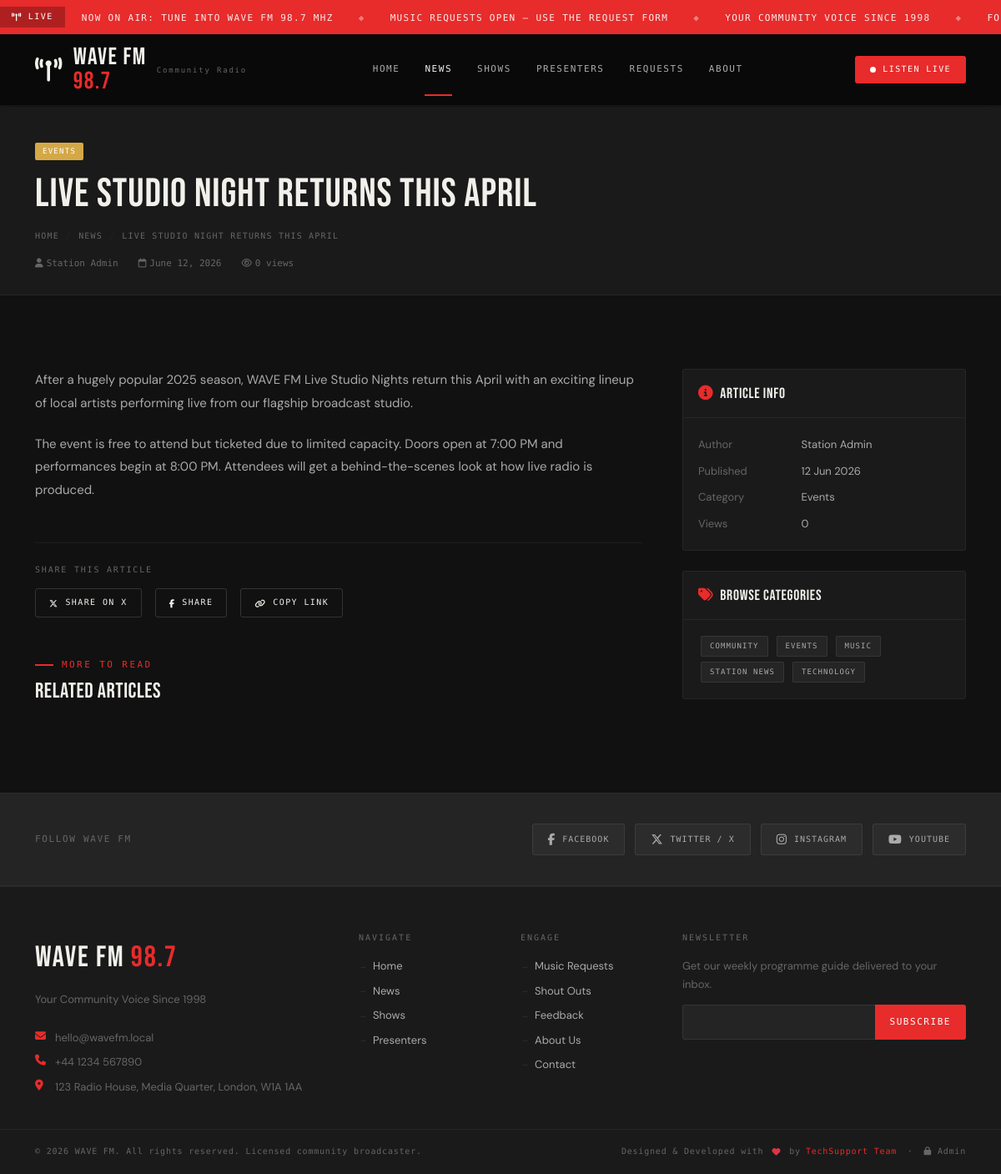
Screenshot of /news/live-studio-night-april with the database file from the repository.
### tables this page shows
CREATE TABLE `settings` (
  `id`          INT UNSIGNED AUTO_INCREMENT PRIMARY KEY,
  `setting_key` VARCHAR(80)  NOT NULL UNIQUE,
  `setting_val` TEXT         NOT NULL,
  `label`       VARCHAR(120) NOT NULL,
  `group_name`  VARCHAR(60)  NOT NULL DEFAULT 'general',
  `updated_at`  TIMESTAMP    NOT NULL DEFAULT CURRENT_TIMESTAMP ON UPDATE CURRENT_TIMESTAMP
);

CREATE TABLE `news` (
  `id`           INT UNSIGNED AUTO_INCREMENT PRIMARY KEY,
  `category_id`  INT UNSIGNED NOT NULL,
  `author_id`    INT UNSIGNED NOT NULL,
  `title`        VARCHAR(255) NOT NULL,
  `slug`         VARCHAR(255) NOT NULL UNIQUE,
  `excerpt`      TEXT         NOT NULL,
  `body`         LONGTEXT     NOT NULL,
  `image`        VARCHAR(255) DEFAULT NULL,
  `status`       ENUM('published','draft','archived') NOT NULL DEFAULT 'draft',
  `featured`     TINYINT(1)   NOT NULL DEFAULT 0,
  `views`        INT UNSIGNED NOT NULL DEFAULT 0,
  `published_at` DATETIME     DEFAULT NULL,
  `created_at`   TIMESTAMP    NOT NULL DEFAULT CURRENT_TIMESTAMP,
  `updated_at`   TIMESTAMP    NOT NULL DEFAULT CURRENT_TIMESTAMP ON UPDATE CURRENT_TIMESTAMP,
  FOREIGN KEY (`category_id`) REFERENCES `categories`(`id`) ON DELETE RESTRICT,
  FOREIGN KEY (`author_id`)   REFERENCES `users`(`id`)       ON DELETE RESTRICT,
  INDEX `idx_status`     (`status`),
  INDEX `idx_published`  (`published_at`),
  INDEX `idx_featured`   (`featured`)
);

CREATE TABLE `categories` (
  `id`          INT UNSIGNED AUTO_INCREMENT PRIMARY KEY,
  `name`        VARCHAR(80)  NOT NULL,
  `slug`        VARCHAR(80)  NOT NULL UNIQUE,
  `color`       VARCHAR(7)   NOT NULL DEFAULT '#E82B2B',
  `created_at`  TIMESTAMP    NOT NULL DEFAULT CURRENT_TIMESTAMP
);

CREATE TABLE `users` (
  `id`           INT UNSIGNED AUTO_INCREMENT PRIMARY KEY,
  `username`     VARCHAR(60)  NOT NULL UNIQUE,
  `email`        VARCHAR(120) NOT NULL UNIQUE,
  `password`     VARCHAR(255) NOT NULL,
  `full_name`    VARCHAR(120) NOT NULL,
  `role`         ENUM('superadmin','admin','editor') NOT NULL DEFAULT 'editor',
  `avatar`       VARCHAR(255) DEFAULT NULL,
  `is_active`    TINYINT(1)   NOT NULL DEFAULT 1,
  `last_login`   DATETIME     DEFAULT NULL,
  `login_token`  VARCHAR(64)  DEFAULT NULL,
  `token_expiry` DATETIME     DEFAULT NULL,
  `created_at`   TIMESTAMP    NOT NULL DEFAULT CURRENT_TIMESTAMP,
  `updated_at`   TIMESTAMP    NOT NULL DEFAULT CURRENT_TIMESTAMP ON UPDATE CURRENT_TIMESTAMP
);

### app/views/news/article.php (the view, shortened to what the rows shown need)
<div class="page-header">
  <div class="container">
    <span class="card-cat d-inline-block mb-3" style="background:<?= htmlspecialchars($article['category_color']) ?>;position:static">
      <?= htmlspecialchars($article['category_name']) ?>
    </span>
    <h1 style="font-size:clamp(2rem,4vw,3.5rem);max-width:800px;line-height:1.05">
      <?= htmlspecialchars($article['title']) ?>
    </h1>
    <div class="breadcrumb-row mt-3">
      <a href="<?= BASE_URL ?>">Home</a><span class="sep">/</span>
      <a href="<?= BASE_URL ?>news">News</a><span class="sep">/</span>
      <span><?= htmlspecialchars(mb_strimwidth($article['title'],0,40,'…')) ?></span>
    </div>
    <div class="d-flex align-items-center gap-4 mt-3" style="font-family:var(--font-mono);font-size:11px;color:var(--muted)">
      <span><i class="fas fa-user me-1"></i><?= htmlspecialchars($article['author_name']) ?></span>
      <span><i class="far fa-calendar me-1"></i><?= date('F j, Y', strtotime($article['published_at'])) ?></span>
      <span><i class="far fa-eye me-1"></i><?= number_format($article['views']) ?> views</span>
    </div>
  </div>
</div>
<section class="section section-dark">
  <div class="container">
    <div class="row g-5">
      <div class="col-lg-8">
        <div class="article-body" style="color:var(--light);font-size:15px;line-height:1.85">
          <?= $article['body']  ?>
        </div>
        <div class="mt-5 pt-4" style="border-top:1px solid rgba(255,255,255,0.05)">
          <div style="font-family:var(--font-mono);font-size:10px;letter-spacing:0.18em;text-transform:uppercase;color:var(--muted);margin-bottom:14px">Share this article</div>
          <div class="d-flex gap-3 flex-wrap">
            <a href="https://twitter.com/intent/tweet?url=<?= urlencode(BASE_URL.'news/'.$article['slug']) ?>&text=<?= urlencode($article['title']) ?>"
               target="_blank" rel="noopener" class="btn-outline" style="font-size:10px;padding:8px 16px">
              <i class="fab fa-x-twitter"></i> Share on X
            </a>
            <a href="https://www.facebook.com/sharer/sharer.php?u=<?= urlencode(BASE_URL.'news/'.$article['slug']) ?>"
               target="_blank" rel="noopener" class="btn-outline" style="font-size:10px;padding:8px 16px">
              <i class="fab fa-facebook-f"></i> Share
            </a>
            <button class="btn-outline" style="font-size:10px;padding:8px 16px"
                    onclick="navigator.clipboard.writeText('<?= BASE_URL.'news/'.htmlspecialchars($article['slug']) ?>').then(()=>showToast('Link copied!','success'))">
              <i class="fas fa-link"></i> Copy Link
            </button>
          </div>
        </div>
        <?php if (!empty($related)): ?>
        <div class="mt-5">
          <div class="section-label">More to Read</div>
          <h3 style="font-size:1.6rem;margin-bottom:24px">Related Articles</h3>
        </div>
        <?php endif; ?>
      </div>
      <div class="col-lg-4">
        <div class="sidebar-card mb-4">
          <div class="sidebar-card-head"><i class="fas fa-info-circle me-2" style="color:var(--red)"></i>Article Info</div>
          <div class="sidebar-card-body">
            <table style="font-size:13px;width:100%;color:var(--muted)">
              <tr><td style="padding:5px 0">Author</td><td style="color:var(--light)"><?= htmlspecialchars($article['author_name']) ?></td></tr>
              <tr><td style="padding:5px 0">Published</td><td style="color:var(--light)"><?= date('d M Y', strtotime($article['published_at'])) ?></td></tr>
              <tr><td style="padding:5px 0">Category</td><td style="color:var(--light)"><?= htmlspecialchars($article['category_name']) ?></td></tr>
              <tr><td style="padding:5px 0">Views</td><td style="color:var(--light)"><?= number_format($article['views']) ?></td></tr>
            </table>
          </div>
        </div>
        <div class="sidebar-card">
          <div class="sidebar-card-head"><i class="fas fa-tags me-2" style="color:var(--red)"></i>Browse Categories</div>
          <div class="sidebar-card-body">
            <?php foreach ($categories as $cat): ?>
            <a href="<?= BASE_URL ?>news?cat=<?= (int)$cat['id'] ?>" class="tag">
              <?= htmlspecialchars($cat['name']) ?>
            </a>
            <?php endforeach; ?>
          </div>
        </div>
      </div>
    </div>
  </div>
</section>

### app/helpers/Router.php (shortened to what the rows shown need)
<?php
class Router
{
    private array $routes = [];
    public function add(string $method, string $pattern, callable|array $handler): void
    {
        $this->routes[] = compact('method', 'pattern', 'handler');
    }
    public function dispatch(): void
    {
        $method = $_SERVER['REQUEST_METHOD'];
        $uri    = parse_url($_SERVER['REQUEST_URI'], PHP_URL_PATH);
        $basePath = rtrim(parse_url(BASE_URL, PHP_URL_PATH), '/');
        if ($basePath && str_starts_with($uri, $basePath)) {
            $uri = substr($uri, strlen($basePath));
        }
        $uri = '/' . ltrim($uri, '/');
        foreach ($this->routes as $route) {
            if ($route['method'] !== 'ANY' && $route['method'] !== $method) continue;
            $pattern = preg_replace('/\/:([a-zA-Z_]+)/', '/(?P<$1>[^/]+)', $route['pattern']);
            $pattern = '#^' . $pattern . '$#';
            if (preg_match($pattern, $uri, $matches)) {
                $params = array_filter($matches, 'is_string', ARRAY_FILTER_USE_KEY);
                $handler = $route['handler'];
                if (is_array($handler)) {
                    [$controllerClass, $actionMethod] = $handler;
                    $controller = new $controllerClass();
                    $action     = $actionMethod;
                    call_user_func_array([$controller, $action], array_values($params));
                } else {
                    call_user_func_array($handler, array_values($params));
                }
                return;
            }
        }
    }
}

### app/views/main_layout.php (shortened to what the rows shown need)
<!DOCTYPE html>
<html lang="en">
<head>
<link rel="stylesheet" href="https://cdnjs.cloudflare.com/ajax/libs/bootstrap/5.3.2/css/bootstrap.min.css">
<link rel="stylesheet" href="https://cdnjs.cloudflare.com/ajax/libs/font-awesome/6.5.1/css/all.min.css">
<link rel="stylesheet" href="<?= ASSET_URL ?>css/style.css">
</head>
<body>
<div class="ticker-bar" aria-live="polite" aria-label="Station ticker">
  <div class="ticker-inner">
    <span class="ticker-label"><i class="fas fa-broadcast-tower"></i> LIVE</span>
    <div class="ticker-wrap">
      <div class="ticker-move" id="tickerContent">
        <span>NOW ON AIR: Tune into <?= htmlspecialchars($siteName) ?> <?= htmlspecialchars($siteFrequency) ?> MHz</span>
        <span class="sep">◆</span>
        <span>MUSIC REQUESTS OPEN — USE THE REQUEST FORM</span>
        <span class="sep">◆</span>
        <span><?= htmlspecialchars($siteTagline) ?></span>
        <span class="sep">◆</span>
        <span>FOLLOW US ON SOCIAL MEDIA FOR UPDATES</span>
      </div>
    </div>
  </div>
</div>
<nav class="navbar navbar-expand-lg sticky-top" id="mainNav">
  <div class="container">
    <a class="navbar-brand" href="<?= BASE_URL ?>">
      <?php $logo = $this->settings->get('station_logo'); ?>
      <?php if ($logo): ?>
        <img src="<?= UPLOAD_URL . htmlspecialchars($logo) ?>" alt="<?= htmlspecialchars($siteName) ?> Logo" class="navbar-logo" width="50px" height="50px">
      <?php else: ?>
        <i class="fas fa-broadcast-tower"></i>
      <?php endif; ?>
      <span class="brand-text"><?= htmlspecialchars($siteName) ?> <span class="freq"><?= htmlspecialchars($siteFrequency) ?></span></span>
      <small>Community Radio</small>
    </a>
    <div class="collapse navbar-collapse" id="navbarMain">
      <ul class="navbar-nav mx-auto mb-2 mb-lg-0">
        <li class="nav-item"><a class="nav-link<?= (strpos($_SERVER['REQUEST_URI'],'news') === false && strpos($_SERVER['REQUEST_URI'],'shows') === false && strpos($_SERVER['REQUEST_URI'],'presenters') === false && strpos($_SERVER['REQUEST_URI'],'requests') === false && strpos($_SERVER['REQUEST_URI'],'about') === false) ? ' active' : '' ?>" href="<?= BASE_URL ?>">Home</a></li>
        <li class="nav-item"><a class="nav-link<?= (strpos($_SERVER['REQUEST_URI'],'/news') !== false) ? ' active' : '' ?>" href="<?= BASE_URL ?>news">News</a></li>
        <li class="nav-item"><a class="nav-link<?= (strpos($_SERVER['REQUEST_URI'],'/shows') !== false) ? ' active' : '' ?>" href="<?= BASE_URL ?>shows">Shows</a></li>
        <li class="nav-item"><a class="nav-link<?= (strpos($_SERVER['REQUEST_URI'],'/presenters') !== false) ? ' active' : '' ?>" href="<?= BASE_URL ?>presenters">Presenters</a></li>
        <li class="nav-item"><a class="nav-link<?= (strpos($_SERVER['REQUEST_URI'],'/requests') !== false) ? ' active' : '' ?>" href="<?= BASE_URL ?>requests">Requests</a></li>
        <li class="nav-item"><a class="nav-link<?= (strpos($_SERVER['REQUEST_URI'],'/about') !== false) ? ' active' : '' ?>" href="<?= BASE_URL ?>about">About</a></li>
      </ul>
      <div class="d-flex align-items-center gap-3">
        <button class="btn-listen" id="navPlayerToggle" onclick="toggleMiniPlayer()" title="Listen Live">
          <span class="live-dot"></span> Listen Live
        </button>
      </div>
    </div>
  </div>
</nav>
<main id="mainContent">
<?= $content ?>
</main>
<div class="social-strip">
  <div class="container">
    <div class="row align-items-center">
      <div class="col-md-4">
        <p class="social-strip-label">Follow <?= htmlspecialchars($siteName) ?></p>
      </div>
      <div class="col-md-8">
        <div class="social-links">
          <?php $fb = $this->settings->get('facebook_url'); if($fb): ?>
          <a href="<?= htmlspecialchars($fb) ?>" target="_blank" rel="noopener" class="social-link fb">
            <i class="fab fa-facebook-f"></i> Facebook
          </a>
          <?php endif; ?>
          <?php $tw = $this->settings->get('twitter_url'); if($tw): ?>
          <a href="<?= htmlspecialchars($tw) ?>" target="_blank" rel="noopener" class="social-link tw">
            <i class="fab fa-x-twitter"></i> Twitter / X
          </a>
          <?php endif; ?>
          <?php $ig = $this->settings->get('instagram_url'); if($ig): ?>
          <a href="<?= htmlspecialchars($ig) ?>" target="_blank" rel="noopener" class="social-link ig">
            <i class="fab fa-instagram"></i> Instagram
          </a>
          <?php endif; ?>
          <?php $yt = $this->settings->get('youtube_url'); if($yt): ?>
          <a href="<?= htmlspecialchars($yt) ?>" target="_blank" rel="noopener" class="social-link yt">
            <i class="fab fa-youtube"></i> YouTube
          </a>
          <?php endif; ?>
        </div>
      </div>
    </div>
  </div>
</div>
<footer>
  <div class="footer-top">
    <div class="container">
      <div class="row g-5">
        <div class="col-lg-4">
          <div class="footer-brand"><?= htmlspecialchars($siteName) ?> <span><?= htmlspecialchars($siteFrequency) ?></span></div>
          <p class="footer-tagline"><?= htmlspecialchars($siteTagline) ?></p>
          <div class="footer-contact mt-4">
            <div class="footer-contact-item"><i class="fas fa-envelope"></i> <?= htmlspecialchars($this->settings->get('station_email')) ?></div>
            <div class="footer-contact-item"><i class="fas fa-phone"></i> <?= htmlspecialchars($this->settings->get('station_phone')) ?></div>
            <div class="footer-contact-item"><i class="fas fa-location-dot"></i> <?= htmlspecialchars($this->settings->get('station_address')) ?></div>
          </div>
        </div>
        <div class="col-6 col-lg-2">
          <h6 class="footer-heading">Navigate</h6>
          <ul class="footer-links">
            <li><a href="<?= BASE_URL ?>">Home</a></li>
            <li><a href="<?= BASE_URL ?>news">News</a></li>
            <li><a href="<?= BASE_URL ?>shows">Shows</a></li>
            <li><a href="<?= BASE_URL ?>presenters">Presenters</a></li>
          </ul>
        </div>
        <div class="col-6 col-lg-2">
          <h6 class="footer-heading">Engage</h6>
          <ul class="footer-links">
            <li><a href="<?= BASE_URL ?>requests">Music Requests</a></li>
            <li><a href="<?= BASE_URL ?>requests#shoutout">Shout Outs</a></li>
            <li><a href="<?= BASE_URL ?>requests#feedback">Feedback</a></li>
            <li><a href="<?= BASE_URL ?>about">About Us</a></li>
            <li><a href="<?= BASE_URL ?>about#contact">Contact</a></li>
          </ul>
        </div>
        <div class="col-lg-4">
          <h6 class="footer-heading">Newsletter</h6>
          <p class="footer-newsletter-text">Get our weekly programme guide delivered to your inbox.</p>
          <form class="footer-newsletter-form" id="newsletterForm" onsubmit="handleNewsletterSubmit(event)">
            <div class="input-group">
              <input type="email" class="form-control" placeholder="your@email.com" name="email" required>
              <button class="btn btn-red" type="submit" id="newsletterBtn">Subscribe</button>
            </div>
          </form>
        </div>
      </div>
    </div>
  </div>
  <div class="footer-bottom">
    <div class="container">
      <div class="row align-items-center">
        <div class="col-md-6">
          <p class="footer-copy">© <?= date('Y') ?> <?= htmlspecialchars($siteName) ?>. All rights reserved. Licensed community broadcaster.</p>
        </div>
        <div class="col-md-6 text-md-end">
          <p class="footer-dev">
            Designed &amp; Developed with <i class="fas fa-heart text-danger mx-1"></i> by
            <a href="#" target="_blank">TechSupport Team</a>
            &nbsp;·&nbsp;
            <a href="<?= BASE_URL ?>admin/login" class="admin-link"><i class="fas fa-lock"></i> Admin</a>
          </p>
        </div>
      </div>
    </div>
  </div>
</footer>
<div class="toast-container position-fixed bottom-0 end-0 p-3" id="toastContainer"></div>
</body>
</html>

### rows the page displays
settings: setting_val "WAVE FM"
settings: setting_val "98.7"
settings: setting_val "YOUR COMMUNITY VOICE SINCE 1998", setting_val "Your Community Voice Since 1998"
news: category.name "EVENTS", title "Live Studio Night Returns This April", title "LIVE STUDIO NIGHT RETURNS THIS APRIL", author.full_name "Station Admin", published_at "June 12, 2026", views "0", body "After a hugely popular 2025 season, WAVE FM Live Studio Nights return this April with an exciting lineup of local artists performing live from our flagship broadcast studio. The event is free to attend but ticketed due to limited capacity. Doors open at 7:00 PM and performances begin at 8:00 PM. Attendees will get a behind-the-scenes look at how live radio is produced.", published_at "12 Jun 2026", category.name "Events"
categories: name "COMMUNITY"
categories: name "EVENTS"
categories: name "MUSIC"
categories: name "STATION NEWS"
categories: name "TECHNOLOGY"
settings: setting_val "hello@wavefm.local"
settings: setting_val "+44 1234 567890"
settings: setting_val "123 Radio House, Media Quarter, London, W1A 1AA"
